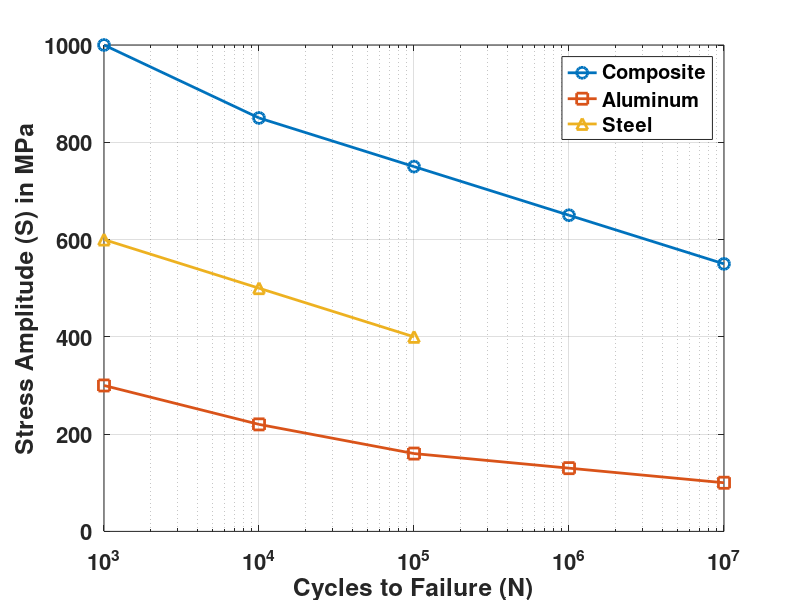

This figure's MATLAB source:
% Data from the image description
cycles = [10^3, 10^4, 10^5, 10^6, 10^7];
stress_cfrp = [1000, 850, 750, 650, 550];
stress_aluminum = [300, 220, 160, 130, 100];
stress_steel = [600, 500, 400];

% Create a new figure
figure('Position', [100, 100, 800, 600]);

% Plot the data
semilogx(cycles, stress_cfrp, '-o', 'LineWidth', 2, 'MarkerSize', 8);
hold on;
semilogx(cycles, stress_aluminum, '-s', 'LineWidth', 2, 'MarkerSize', 8);
semilogx(cycles(1:3), stress_steel, '-^', 'LineWidth', 2, 'MarkerSize', 8);
hold off;

% Customize the plot
xlabel('Cycles to Failure (N)', 'FontSize', 18, 'FontWeight', 'bold');
ylabel('Stress Amplitude (S) in MPa', 'FontSize', 18, 'FontWeight', 'bold');

legend({'Composite', 'Aluminum', 'Steel'}, 'Location', 'northeast', 'FontSize', 16, 'FontWeight', 'bold');
grid on;
set(gca, 'FontSize', 16, 'FontWeight', 'bold');

% Save the plot as an image file
saveas(gcf, 'stress_vs_cycles_poster.png');

% Display the plot
shg;
